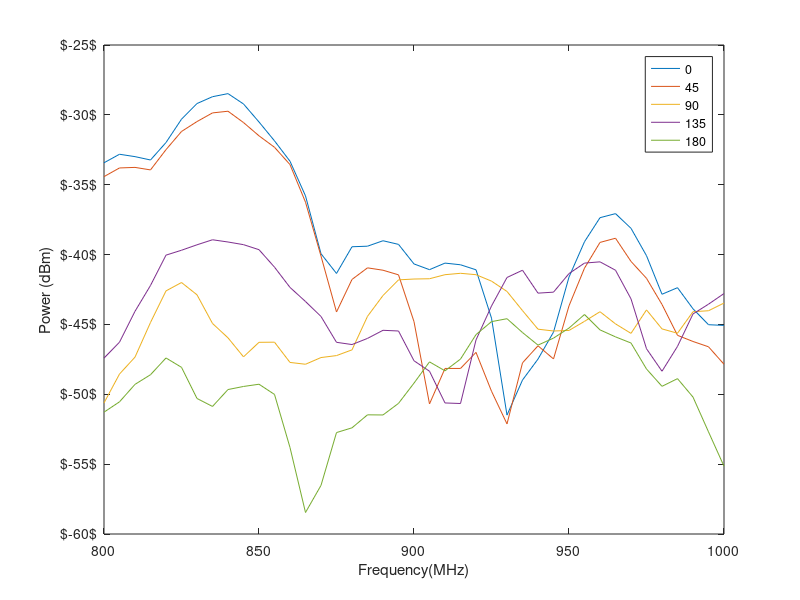

This figure's MATLAB source: (Note: this script raises an error after producing the figure.)
p1raw=csvread('0.csv',2,2);
p2raw=csvread('covered.csv',2,2);
p3raw=csvread('45.csv',2,2);
p4raw=csvread('90.csv',2,2);
p5raw=csvread('135.csv',2,2);
p6raw=csvread('180.csv',2,2);
p1=[];
p2=[];
p3=[];
p4=[];
p5=[];
p6=[];

for i=1:41;
    p1(i)=p1raw(1+15*(i-1));
    p2(i)=p2raw(1+15*(i-1));
    p3(i)=p3raw(1+15*(i-1));
    p4(i)=p4raw(1+15*(i-1));
    p5(i)=p5raw(1+15*(i-1));
    p6(i)=p6raw(1+15*(i-1));
end

csvwrite('1.csv',p1');
csvwrite('6.csv',p6');

fre=800:5:1000;

plot(fre,p1);
hold on;
plot(fre,p3);
hold on;
plot(fre,p4);
hold on;
plot(fre,p5);
hold on;
plot(fre,p6);
hold on;
legend('0','45','90','135','180');
xlabel('Frequency(MHz)');
ylabel('Power (dBm)');

yticklabels(arrayfun(@(x) sprintf('$%d$', x), -60:5:-25, 'UniformOutput', false))
ax = gca;
ax.FontSize = 16;
